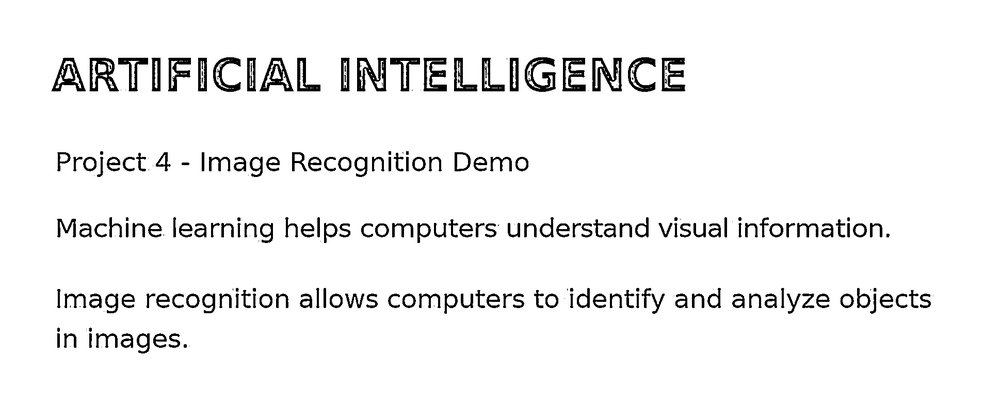
#> input picture Project-4/outputs/preprocessed.png, 1000 x 419 px, shrunk from 1938 x 812 before the run
$ python main.py --image outputs/preprocessed.png
#> lines starting #> are read from the running program, lines starting #| are printed output that depends on the picture; after the words box and inside, x2 and y2 are one past the last pixel; in counts of white or black regions, pixels touching at a corner belong together
### Project-4/ocr_engine.py
import os
from pathlib import Path

import cv2
import numpy as np
import pytesseract


def configure_tesseract():
    """Use Tesseract from PATH, or the common Windows installation path."""
    try:
        pytesseract.get_tesseract_version()
#> (this line was passed over: pytesseract is not available in this run)
        return
    except Exception:
        windows_path = Path(r"C:\Program Files\Tesseract-OCR\tesseract.exe")
        if windows_path.exists():
            pytesseract.pytesseract.tesseract_cmd = str(windows_path)
        else:
            raise RuntimeError(
                "Tesseract OCR was not found. Install Tesseract and add it to PATH."
            )


def preprocess_image(image_path: str):
    """Apply the preprocessing pipeline specified for the OCR path."""
#> called with image_path = 'outputs/preprocessed.png'
    image = cv2.imread(image_path)
#> image is the input picture: shape (419, 1000, 3); min 0, max 255, mean 242.6

    if image is None:
        raise FileNotFoundError(f"Could not read image: {image_path}")

    gray = cv2.cvtColor(image, cv2.COLOR_BGR2GRAY)
    blurred = cv2.GaussianBlur(gray, (5, 5), 0)
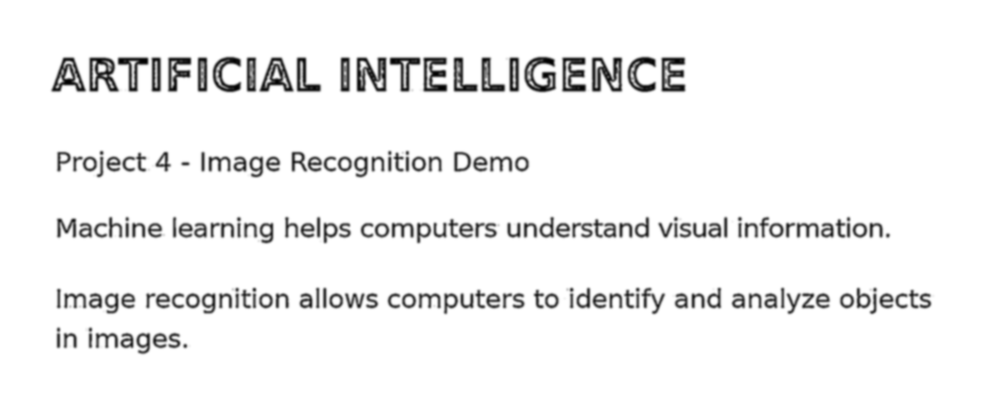
#> blurred: shape (419, 1000); min 1, max 255, mean 242.6

    thresholded = cv2.adaptiveThreshold(
        blurred,
        255,
        cv2.ADAPTIVE_THRESH_GAUSSIAN_C,
        cv2.THRESH_BINARY,
        11,
        2,
    )
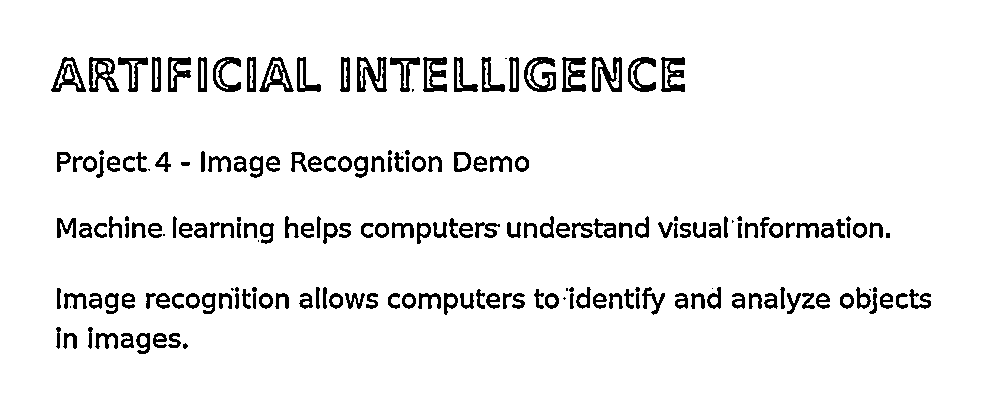
#> thresholded: shape (419, 1000); 93.7% white; 196 black regions (24 under 20 px), largest, box (x1, y1, x2, y2) and area: (592, 57, 622, 92) 580, (357, 57, 387, 92) 574, (524, 57, 556, 92) 551
    return image, thresholded


def recognize_text(processed_image):
    """Run the pre-trained Tesseract OCR engine."""
    config = "--oem 3 --psm 6"
    text = pytesseract.image_to_string(processed_image, config=config)
    return text.strip()


def run_ocr(image_path: str, output_dir: str = "outputs"):
    configure_tesseract()

    output = Path(output_dir)
    output.mkdir(parents=True, exist_ok=True)

    _, processed = preprocess_image(image_path)
    text = recognize_text(processed)

    processed_path = output / "preprocessed.png"
    text_path = output / "recognized_text.txt"

    cv2.imwrite(str(processed_path), processed)
    text_path.write_text(text + "\n", encoding="utf-8")

    return text, processed_path, text_path

### Project-4/main.py
import argparse
from pathlib import Path

from ocr_engine import run_ocr


def main():
    parser = argparse.ArgumentParser(
        description="Project 4 - Basic Image/Text Recognition using OCR"
    )
    parser.add_argument(
        "--image",
        help="Path to the input image. If omitted, you will be prompted.",
    )
    parser.add_argument(
        "--output-dir",
        default="outputs",
        help="Directory for generated output files.",
    )
    args = parser.parse_args()

    image_path = args.image or input("Enter the image path: ").strip().strip('"')

    if not image_path:
        print("No image path supplied.")
        return

    if not Path(image_path).exists():
        print(f"Image not found: {image_path}")
        return

    try:
        text, processed_path, text_path = run_ocr(
            image_path, args.output_dir
        )
    except Exception as exc:
        print("\nERROR:", exc)
        print("\nIf you are on Windows, make sure Tesseract OCR is installed.")
        return

    print("\n========== RECOGNIZED TEXT ==========\n")
    print(text if text else "[No text detected]")
    print("\n======================================")
    print(f"Preprocessed image: {processed_path}")
    print(f"Text output:        {text_path}")


if __name__ == "__main__":
    main()
#> (the call stopped at in recognize_text, `text = pytesseract.image_to_string(processed_image, config=config)`: pytesseract is not available in this run)
